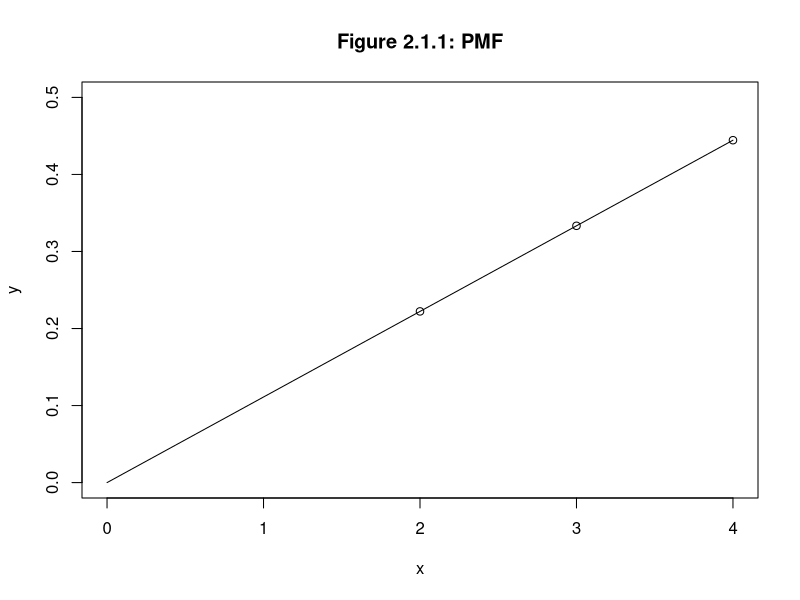

Recreate this plot in R.
x <- c(2,3,4)
y <- x/9
plot(x, y, main = "Figure 2.1.1: PMF", type = "p", xlim = c(0,4), ylim = c(0,0.5))
line.input <- c(0:4)
line.output <- line.input/9
lines(line.input, line.output)
